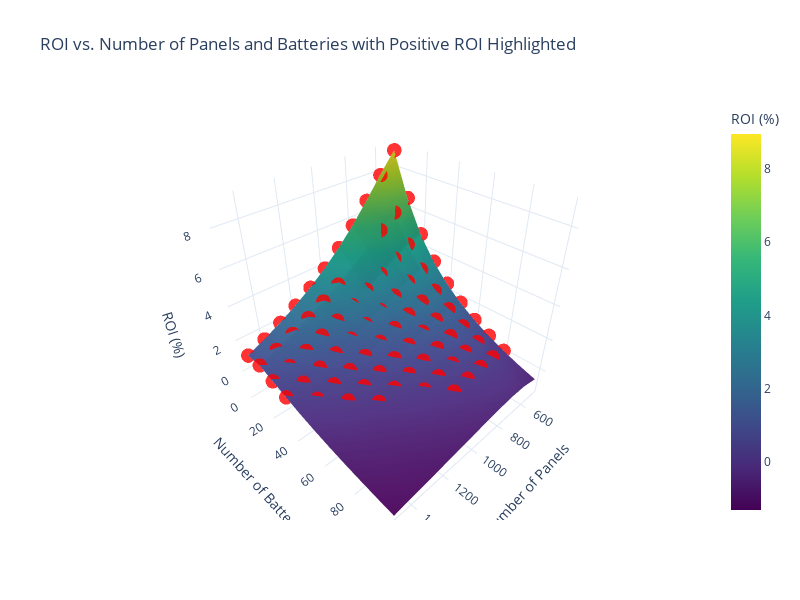

The notebook cell this image was saved under:
### Code cell
import plotly.graph_objects as go
import numpy as np

# Financial Parameters
panel_cost = 1220  # € per panel
battery_cost = 13000  # € per battery
energy_sold_price = 0.1208  # €/kWh
energy_purchased_price = 0.2713  # €/kWh
om_cost_panels_rate = 0.07  # 7%
om_cost_batteries_rate = 0.05  # 5%

# System Parameters
battery_capacity_per_unit = 57  # kWh per battery
converter_efficiency = 0.9  # 90% efficiency
initial_soc = 50  # 50% initial battery SOC

# Energy Demand
total_energy_demand = merged_data['Consumption_kWh'].sum()

# Define range of panels and batteries
panel_range = np.arange(500, 1501, 100)  # From 500 to 1500 panels in steps of 100
battery_range = np.arange(0, 101, 10)  # From 0 to 100 batteries in steps of 10

# Create meshgrid for analysis
panel_grid, battery_grid = np.meshgrid(panel_range, battery_range)
roi_grid = np.zeros_like(panel_grid, dtype=float)

# Hover text grid
hover_texts = np.empty(panel_grid.shape, dtype=object)

# Store positive ROI scenarios
positive_roi_scenarios = []

# Loop through combinations
for i in range(panel_grid.shape[0]):
    for j in range(panel_grid.shape[1]):
        num_panels = panel_grid[i, j]
        num_batteries = battery_grid[i, j]
        
        battery_capacity = battery_capacity_per_unit * num_batteries
        total_pv_production = merged_data['PV_Production_kWh'].sum() * num_panels 
        
        # Initialize SOC and metrics
        soc = initial_soc
        total_energy_supplied_pv_to_demand = 0
        total_energy_discharged = 0
        annual_excess_energy = 0
        
        for timestamp, row in merged_data.iterrows():
            consumption = row['Consumption_kWh']
            pv_production = row['PV_Production_kWh'] * num_panels 
            
            # Energy supplied
            energy_supplied_pv = min(pv_production, consumption)
            total_energy_supplied_pv_to_demand += energy_supplied_pv
            
            excess = pv_production - energy_supplied_pv
            deficit = consumption - energy_supplied_pv
            
            # Charge Battery
            if excess > 0 and num_batteries > 0 and soc < 100:
                charge = min(excess * converter_efficiency, (100 - soc) / 100 * battery_capacity)
                soc += (charge / battery_capacity) * 100
                annual_excess_energy += excess - charge / converter_efficiency
            
            # Discharge Battery
            if deficit > 0 and num_batteries > 0 and soc > 20:
                discharge = min(deficit, (soc - 20) / 100 * battery_capacity * converter_efficiency)
                total_energy_discharged += discharge
                soc -= (discharge / battery_capacity) * 100
        
        # Financial Metrics
        total_initial_investment = (panel_cost * num_panels) + (battery_cost * num_batteries)
        om_cost_panels = panel_cost * num_panels * om_cost_panels_rate
        om_cost_batteries = battery_cost * num_batteries * om_cost_batteries_rate
        total_om_cost = om_cost_panels + om_cost_batteries
        
        total_savings = total_energy_supplied_pv_to_demand * energy_purchased_price
        revenue_surplus = annual_excess_energy * energy_sold_price
        net_savings = (total_savings + revenue_surplus) - total_om_cost
        
        # Calculate ROI
        roi = (net_savings / total_initial_investment) * 100 if total_initial_investment > 0 else 0
        roi_grid[i, j] = roi
        
        # Store positive ROI scenarios
        if roi > 0:
            positive_roi_scenarios.append((num_panels, num_batteries, roi))
        
        # Add custom hover text
        hover_texts[i, j] = (
            f"Number of Panels: {num_panels}<br>"
            f"Number of Batteries: {num_batteries}<br>"
            f"ROI: {roi:.2f}%"
        )

# Print Positive ROI Scenarios
print("✅ **Positive ROI Scenarios:**")
for scenario in positive_roi_scenarios:
    print(f"Number of Panels: {scenario[0]}, Number of Batteries: {scenario[1]}, ROI: {scenario[2]:.2f}%")

# Create a 3D Surface Plot
fig = go.Figure()

# Surface plot for ROI
fig.add_trace(go.Surface(
    z=roi_grid,
    x=panel_grid,
    y=battery_grid,
    colorscale='Viridis',
    colorbar=dict(title="ROI (%)"),
    hoverinfo='text',
    text=hover_texts
))

# Highlight Positive ROI Points
if positive_roi_scenarios:
    pos_x = [scenario[0] for scenario in positive_roi_scenarios]
    pos_y = [scenario[1] for scenario in positive_roi_scenarios]
    pos_z = [scenario[2] for scenario in positive_roi_scenarios]
    
    fig.add_trace(go.Scatter3d(
        x=pos_x,
        y=pos_y,
        z=pos_z,
        mode='markers+text',
        marker=dict(
            size=5,
            color='red',
            symbol='circle',
            opacity=0.8
        ),
        #text=hover_texts,
        #textposition='top center',
        #name='Positive ROI'
    ))

# Update Layout
fig.update_layout(
    title='ROI vs. Number of Panels and Batteries with Positive ROI Highlighted',
    scene=dict(
        xaxis_title='Number of Panels',
        yaxis_title='Number of Batteries',
        zaxis_title='ROI (%)'
    ),
    template='plotly_white',
    width=800,
    height=600
)

fig.show()

### Figure 1 — Plotly figure (JSON) as saved in the notebook; plotly's stock layout.template omitted (floating-point values rounded to 4 significant figures)
{"data": [{"colorbar": {"title": {"text": "ROI (%)"}}, "colorscale": [[0, "#440154"], [0.1111, "#482878"], [0.2222, "#3e4989"], [0.3333, "#31688e"], [0.4444, "#26828e"], [0.5556, "#1f9e89"], [0.6667, "#35b779"], [0.7778, "#6ece58"], [0.8889, "#b5de2b"], [1, "#fde725"]], "hoverinfo": "text", "text": [["Number of Panels: 500<br>Number of Batteries: 0<br>ROI: 8.95%", "Number of Panels: 600<br>Number of Batteries: 0<br>ROI: 7.88%", "Number of Panels: 700<br>Number of Batteries: 0<br>ROI: 6.76%", "Number of Panels: 800<br>Number of Batteries: 0<br>ROI: 5.69%", "Number of Panels: 900<br>Number of Batteries: 0<br>ROI: 4.75%", "Number of Panels: 1000<br>Number of Batteries: 0<br>ROI: 3.92%", "Number of Panels: 1100<br>Number of Batteries: 0<br>ROI: 3.20%", "Number of Panels: 1200<br>Number of Batteries: 0<br>ROI: 2.56%", "Number of Panels: 1300<br>Number of Batteries: 0<br>ROI: 2.01%", "Number of Panels: 1400<br>Number of Batteries: 0<br>ROI: 1.51%", "Number of Panels: 1500<br>Number of Batteries: 0<br>ROI: 1.06%"], ["Number of Panels: 500<br>Number of Batteries: 10<br>ROI: 6.61%", "Number of Panels: 600<br>Number of Batteries: 10<br>ROI: 6.10%", "Number of Panels: 700<br>Number of Batteries: 10<br>ROI: 5.41%", "Number of Panels: 800<br>Number of Batteries: 10<br>ROI: 4.67%", "Number of Panels: 900<br>Number of Batteries: 10<br>ROI: 4.01%", "Number of Panels: 1000<br>Number of Batteries: 10<br>ROI: 3.39%", "Number of Panels: 1100<br>Number of Batteries: 10<br>ROI: 2.83%", "Number of Panels: 1200<br>Number of Batteries: 10<br>ROI: 2.30%", "Number of Panels: 1300<br>Number of Batteries: 10<br>ROI: 1.85%", "Number of Panels: 1400<br>Number of Batteries: 10<br>ROI: 1.43%", "Number of Panels: 1500<br>Number of Batteries: 10<br>ROI: 1.05%"], ["Number of Panels: 500<br>Number of Batteries: 20<br>ROI: 4.81%", "Number of Panels: 600<br>Number of Batteries: 20<br>ROI: 4.57%", "Number of Panels: 700<br>Number of Batteries: 20<br>ROI: 4.13%", "Number of Panels: 800<br>Number of Batteries: 20<br>ROI: 3.59%", "Number of Panels: 900<br>Number of Batteries: 20<br>ROI: 3.07%", "Number of Panels: 1000<br>Number of Batteries: 20<br>ROI: 2.62%", "Number of Panels: 1100<br>Number of Batteries: 20<br>ROI: 2.15%", "Number of Panels: 1200<br>Number of Batteries: 20<br>ROI: 1.75%", "Number of Panels: 1300<br>Number of Batteries: 20<br>ROI: 1.36%", "Number of Panels: 1400<br>Number of Batteries: 20<br>ROI: 1.02%", "Number of Panels: 1500<br>Number of Batteries: 20<br>ROI: 0.69%"], ["Number of Panels: 500<br>Number of Batteries: 30<br>ROI: 3.51%", "Number of Panels: 600<br>Number of Batteries: 30<br>ROI: 3.42%", "Number of Panels: 700<br>Number of Batteries: 30<br>ROI: 3.11%", "Number of Panels: 800<br>Number of Batteries: 30<br>ROI: 2.71%", "Number of Panels: 900<br>Number of Batteries: 30<br>ROI: 2.29%", "Number of Panels: 1000<br>Number of Batteries: 30<br>ROI: 1.92%", "Number of Panels: 1100<br>Number of Batteries: 30<br>ROI: 1.55%", "Number of Panels: 1200<br>Number of Batteries: 30<br>ROI: 1.20%", "Number of Panels: 1300<br>Number of Batteries: 30<br>ROI: 0.91%", "Number of Panels: 1400<br>Number of Batteries: 30<br>ROI: 0.59%", "Number of Panels: 1500<br>Number of Batteries: 30<br>ROI: 0.34%"], ["Number of Panels: 500<br>Number of Batteries: 40<br>ROI: 2.53%", "Number of Panels: 600<br>Number of Batteries: 40<br>ROI: 2.53%", "Number of Panels: 700<br>Number of Batteries: 40<br>ROI: 2.32%", "Number of Panels: 800<br>Number of Batteries: 40<br>ROI: 2.01%", "Number of Panels: 900<br>Number of Batteries: 40<br>ROI: 1.67%", "Number of Panels: 1000<br>Number of Batteries: 40<br>ROI: 1.35%", "Number of Panels: 1100<br>Number of Batteries: 40<br>ROI: 1.04%", "Number of Panels: 1200<br>Number of Batteries: 40<br>ROI: 0.76%", "Number of Panels: 1300<br>Number of Batteries: 40<br>ROI: 0.49%", "Number of Panels: 1400<br>Number of Batteries: 40<br>ROI: 0.25%", "Number of Panels: 1500<br>Number of Batteries: 40<br>ROI: -0.00%"], ["Number of Panels: 500<br>Number of Batteries: 50<br>ROI: 1.76%", "Number of Panels: 600<br>Number of Batteries: 50<br>ROI: 1.82%", "Number of Panels: 700<br>Number of Batteries: 50<br>ROI: 1.68%", "Number of Panels: 800<br>Number of Batteries: 50<br>ROI: 1.43%", "Number of Panels: 900<br>Number of Batteries: 50<br>ROI: 1.16%", "Number of Panels: 1000<br>Number of Batteries: 50<br>ROI: 0.89%", "Number of Panels: 1100<br>Number of Batteries: 50<br>ROI: 0.61%", "Number of Panels: 1200<br>Number of Batteries: 50<br>ROI: 0.37%", "Number of Panels: 1300<br>Number of Batteries: 50<br>ROI: 0.14%", "Number of Panels: 1400<br>Number of Batteries: 50<br>ROI: -0.06%", "Number of Panels: 1500<br>Number of Batteries: 50<br>ROI: -0.29%"], ["Number of Panels: 500<br>Number of Batteries: 60<br>ROI: 1.12%", "Number of Panels: 600<br>Number of Batteries: 60<br>ROI: 1.24%", "Number of Panels: 700<br>Number of Batteries: 60<br>ROI: 1.15%", "Number of Panels: 800<br>Number of Batteries: 60<br>ROI: 0.95%", "Number of Panels: 900<br>Number of Batteries: 60<br>ROI: 0.72%", "Number of Panels: 1000<br>Number of Batteries: 60<br>ROI: 0.50%", "Number of Panels: 1100<br>Number of Batteries: 60<br>ROI: 0.26%", "Number of Panels: 1200<br>Number of Batteries: 60<br>ROI: 0.04%", "Number of Panels: 1300<br>Number of Batteries: 60<br>ROI: -0.16%", "Number of Panels: 1400<br>Number of Batteries: 60<br>ROI: -0.34%", "Number of Panels: 1500<br>Number of Batteries: 60<br>ROI: -0.55%"], ["Number of Panels: 500<br>Number of Batteries: 70<br>ROI: 0.60%", "Number of Panels: 600<br>Number of Batteries: 70<br>ROI: 0.74%", "Number of Panels: 700<br>Number of Batteries: 70<br>ROI: 0.69%", "Number of Panels: 800<br>Number of Batteries: 70<br>ROI: 0.54%", "Number of Panels: 900<br>Number of Batteries: 70<br>ROI: 0.34%", "Number of Panels: 1000<br>Number of Batteries: 70<br>ROI: 0.15%", "Number of Panels: 1100<br>Number of Batteries: 70<br>ROI: -0.06%", "Number of Panels: 1200<br>Number of Batteries: 70<br>ROI: -0.25%", "Number of Panels: 1300<br>Number of Batteries: 70<br>ROI: -0.42%", "Number of Panels: 1400<br>Number of Batteries: 70<br>ROI: -0.58%", "Number of Panels: 1500<br>Number of Batteries: 70<br>ROI: -0.77%"], ["Number of Panels: 500<br>Number of Batteries: 80<br>ROI: 0.16%", "Number of Panels: 600<br>Number of Batteries: 80<br>ROI: 0.32%", "Number of Panels: 700<br>Number of Batteries: 80<br>ROI: 0.30%", "Number of Panels: 800<br>Number of Batteries: 80<br>ROI: 0.18%", "Number of Panels: 900<br>Number of Batteries: 80<br>ROI: 0.01%", "Number of Panels: 1000<br>Number of Batteries: 80<br>ROI: -0.16%", "Number of Panels: 1100<br>Number of Batteries: 80<br>ROI: -0.33%", "Number of Panels: 1200<br>Number of Batteries: 80<br>ROI: -0.50%", "Number of Panels: 1300<br>Number of Batteries: 80<br>ROI: -0.66%", "Number of Panels: 1400<br>Number of Batteries: 80<br>ROI: -0.80%", "Number of Panels: 1500<br>Number of Batteries: 80<br>ROI: -0.97%"], ["Number of Panels: 500<br>Number of Batteries: 90<br>ROI: -0.22%", "Number of Panels: 600<br>Number of Batteries: 90<br>ROI: -0.04%", "Number of Panels: 700<br>Number of Batteries: 90<br>ROI: -0.04%", "Number of Panels: 800<br>Number of Batteries: 90<br>ROI: -0.14%", "Number of Panels: 900<br>Number of Batteries: 90<br>ROI: -0.28%", "Number of Panels: 1000<br>Number of Batteries: 90<br>ROI: -0.43%", "Number of Panels: 1100<br>Number of Batteries: 90<br>ROI: -0.58%", "Number of Panels: 1200<br>Number of Batteries: 90<br>ROI: -0.72%", "Number of Panels: 1300<br>Number of Batteries: 90<br>ROI: -0.87%", "Number of Panels: 1400<br>Number of Batteries: 90<br>ROI: -0.99%", "Number of Panels: 1500<br>Number of Batteries: 90<br>ROI: -1.15%"], ["Number of Panels: 500<br>Number of Batteries: 100<br>ROI: -0.54%", "Number of Panels: 600<br>Number of Batteries: 100<br>ROI: -0.36%", "Number of Panels: 700<br>Number of Batteries: 100<br>ROI: -0.34%", "Number of Panels: 800<br>Number of Batteries: 100<br>ROI: -0.42%", "Number of Panels: 900<br>Number of Batteries: 100<br>ROI: -0.53%", "Number of Panels: 1000<br>Number of Batteries: 100<br>ROI: -0.67%", "Number of Panels: 1100<br>Number of Batteries: 100<br>ROI: -0.80%", "Number of Panels: 1200<br>Number of Batteries: 100<br>ROI: -0.93%", "Number of Panels: 1300<br>Number of Batteries: 100<br>ROI: -1.06%", "Number of Panels: 1400<br>Number of Batteries: 100<br>ROI: -1.17%", "Number of Panels: 1500<br>Number of Batteries: 100<br>ROI: -1.31%"]], "type": "surface", "x": [[500, 600, 700, 800, 900, 1000, 1100, 1200, 1300, 1400, 1500], [500, 600, 700, 800, 900, 1000, 1100, 1200, 1300, 1400, 1500], [500, 600, 700, 800, 900, 1000, 1100, 1200, 1300, 1400, 1500], [500, 600, 700, 800, 900, 1000, 1100, 1200, 1300, 1400, 1500], [500, 600, 700, 800, 900, 1000, 1100, 1200, 1300, 1400, 1500], [500, 600, 700, 800, 900, 1000, 1100, 1200, 1300, 1400, 1500], [500, 600, 700, 800, 900, 1000, 1100, 1200, 1300, 1400, 1500], [500, 600, 700, 800, 900, 1000, 1100, 1200, 1300, 1400, 1500], [500, 600, 700, 800, 900, 1000, 1100, 1200, 1300, 1400, 1500], [500, 600, 700, 800, 900, 1000, 1100, 1200, 1300, 1400, 1500], [500, 600, 700, 800, 900, 1000, 1100, 1200, 1300, 1400, 1500]], "y": [[0, 0, 0, 0, 0, 0, 0, 0, 0, 0, 0], [10, 10, 10, 10, 10, 10, 10, 10, 10, 10, 10], [20, 20, 20, 20, 20, 20, 20, 20, 20, 20, 20], [30, 30, 30, 30, 30, 30, 30, 30, 30, 30, 30], [40, 40, 40, 40, 40, 40, 40, 40, 40, 40, 40], [50, 50, 50, 50, 50, 50, 50, 50, 50, 50, 50], [60, 60, 60, 60, 60, 60, 60, 60, 60, 60, 60], [70, 70, 70, 70, 70, 70, 70, 70, 70, 70, 70], [80, 80, 80, 80, 80, 80, 80, 80, 80, 80, 80], [90, 90, 90, 90, 90, 90, 90, 90, 90, 90, 90], [100, 100, 100, 100, 100, 100, 100, 100, 100, 100, 100]], "z": [[8.954, 7.881, 6.756, 5.689, 4.746, 3.921, 3.198, 2.564, 2.006, 1.505, 1.057], [6.613, 6.105, 5.409, 4.674, 4.006, 3.388, 2.832, 2.304, 1.854, 1.426, 1.048], [4.812, 4.569, 4.129, 3.59, 3.07, 2.616, 2.145, 1.747, 1.362, 1.017, 0.6861], [3.512, 3.422, 3.109, 2.712, 2.289, 1.925, 1.548, 1.204, 0.908, 0.5932, 0.3411], [2.532, 2.533, 2.32, 2.014, 1.675, 1.349, 1.037, 0.757, 0.4866, 0.2475, -0.00418], [1.755, 1.823, 1.679, 1.433, 1.156, 0.8866, 0.6128, 0.3673, 0.1358, -0.06318, -0.2939], [1.123, 1.236, 1.146, 0.9499, 0.7182, 0.4971, 0.2571, 0.03765, -0.1615, -0.3364, -0.5468], [0.5998, 0.7425, 0.692, 0.5352, 0.3422, 0.1492, -0.05702, -0.2475, -0.4243, -0.5801, -0.7722], [0.1586, 0.3212, 0.3006, 0.179, 0.01461, -0.1566, -0.3284, -0.4988, -0.6605, -0.7978, -0.9678], [-0.2182, -0.04249, -0.03988, -0.1358, -0.278, -0.428, -0.5763, -0.721, -0.8699, -0.9925, -1.147], [-0.5436, -0.3597, -0.3392, -0.416, -0.5323, -0.6662, -0.8003, -0.9251, -1.058, -1.171, -1.305]]}, {"marker": {"color": "red", "opacity": 0.8, "size": 5, "symbol": "circle"}, "mode": "markers+text", "type": "scatter3d", "x": [500, 600, 700, 800, 900, 1000, 1100, 1200, 1300, 1400, 1500, 500, 600, 700, 800, 900, 1000, 1100, 1200, 1300, 1400, 1500, 500, 600, 700, 800, 900, 1000, 1100, 1200, 1300, 1400, 1500, 500, 600, 700, 800, 900, 1000, 1100, 1200, 1300, 1400, 1500, 500, 600, 700, 800, 900, 1000, 1100, 1200, 1300, 1400, 500, 600, 700, 800, 900, 1000, 1100, 1200, 1300, 500, 600, 700, 800, 900, 1000, 1100, 1200, 500, 600, 700, 800, 900, 1000, 500, 600, 700, 800, 900], "y": [0, 0, 0, 0, 0, 0, 0, 0, 0, 0, 0, 10, 10, 10, 10, 10, 10, 10, 10, 10, 10, 10, 20, 20, 20, 20, 20, 20, 20, 20, 20, 20, 20, 30, 30, 30, 30, 30, 30, 30, 30, 30, 30, 30, 40, 40, 40, 40, 40, 40, 40, 40, 40, 40, 50, 50, 50, 50, 50, 50, 50, 50, 50, 60, 60, 60, 60, 60, 60, 60, 60, 70, 70, 70, 70, 70, 70, 80, 80, 80, 80, 80], "z": [8.954, 7.881, 6.756, 5.689, 4.746, 3.921, 3.198, 2.564, 2.006, 1.505, 1.057, 6.613, 6.105, 5.409, 4.674, 4.006, 3.388, 2.832, 2.304, 1.854, 1.426, 1.048, 4.812, 4.569, 4.129, 3.59, 3.07, 2.616, 2.145, 1.747, 1.362, 1.017, 0.6861, 3.512, 3.422, 3.109, 2.712, 2.289, 1.925, 1.548, 1.204, 0.908, 0.5932, 0.3411, 2.532, 2.533, 2.32, 2.014, 1.675, 1.349, 1.037, 0.757, 0.4866, 0.2475, 1.755, 1.823, 1.679, 1.433, 1.156, 0.8866, 0.6128, 0.3673, 0.1358, 1.123, 1.236, 1.146, 0.9499, 0.7182, 0.4971, 0.2571, 0.03765, 0.5998, 0.7425, 0.692, 0.5352, 0.3422, 0.1492, 0.1586, 0.3212, 0.3006, 0.179, 0.01461]}], "layout": {"height": 600, "scene": {"xaxis": {"title": {"text": "Number of Panels"}}, "yaxis": {"title": {"text": "Number of Batteries"}}, "zaxis": {"title": {"text": "ROI (%)"}}}, "title": {"text": "ROI vs. Number of Panels and Batteries with Positive ROI Highlighted"}, "width": 800}}
